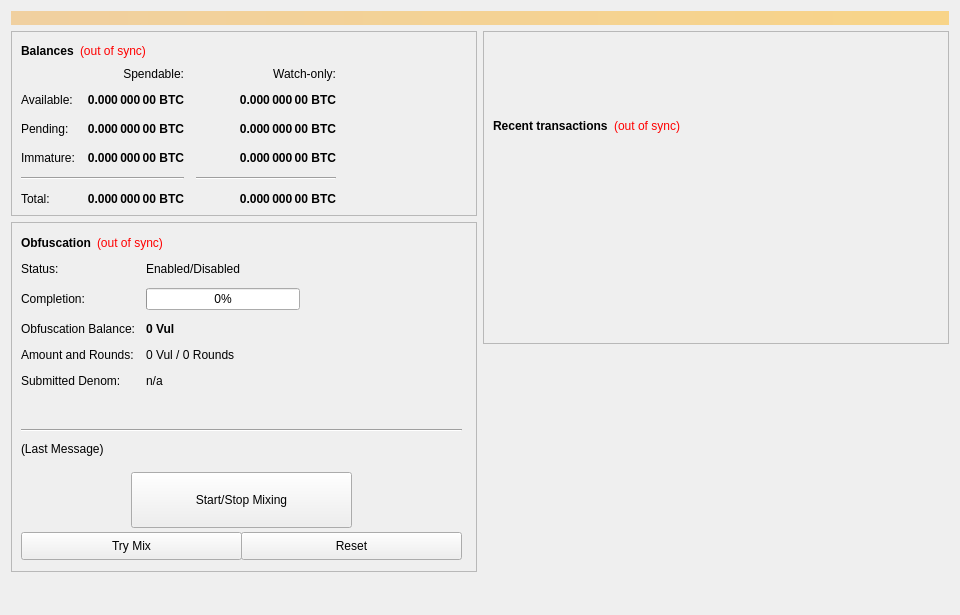
<?xml version="1.0" encoding="UTF-8"?>
<ui version="4.0">
 <class>OverviewPage</class>
 <widget class="QWidget" name="OverviewPage">
  <property name="geometry">
   <rect>
    <x>0</x>
    <y>0</y>
    <width>960</width>
    <height>615</height>
   </rect>
  </property>
  <property name="minimumSize">
   <size>
    <width>960</width>
    <height>0</height>
   </size>
  </property>
  <property name="windowTitle">
   <string>Form</string>
  </property>
  <layout class="QVBoxLayout" name="topLayout">
   <item>
    <widget class="QLabel" name="labelAlerts">
     <property name="visible">
      <bool>false</bool>
     </property>
     <property name="styleSheet">
      <string notr="true">background-color: qlineargradient(x1: 0, y1: 0, x2: 1, y2: 0, stop:0 #F0D0A0, stop:1 #F8D488); color:#000000;</string>
     </property>
     <property name="wordWrap">
      <bool>true</bool>
     </property>
     <property name="margin">
      <number>3</number>
     </property>
    </widget>
   </item>
   <item>
    <layout class="QHBoxLayout" name="horizontalLayout" stretch="1,1">
     <item>
      <layout class="QVBoxLayout" name="verticalLayout_2">
       <item>
        <widget class="QFrame" name="frame">
         <property name="frameShape">
          <enum>QFrame::StyledPanel</enum>
         </property>
         <property name="frameShadow">
          <enum>QFrame::Raised</enum>
         </property>
         <layout class="QVBoxLayout" name="verticalLayout_4">
          <item>
           <layout class="QHBoxLayout" name="horizontalLayout_4">
            <item>
             <widget class="QLabel" name="label_5">
              <property name="font">
               <font>
                <weight>75</weight>
                <bold>true</bold>
               </font>
              </property>
              <property name="text">
               <string>Balances</string>
              </property>
             </widget>
            </item>
            <item>
             <widget class="QLabel" name="labelWalletStatus">
              <property name="cursor">
               <cursorShape>WhatsThisCursor</cursorShape>
              </property>
              <property name="toolTip">
               <string>The displayed information may be out of date. Your wallet automatically synchronizes with the VUL network after a connection is established, but this process has not completed yet.</string>
              </property>
              <property name="styleSheet">
               <string notr="true">QLabel { color: red; }</string>
              </property>
              <property name="text">
               <string notr="true">(out of sync)</string>
              </property>
              <property name="alignment">
               <set>Qt::AlignLeading|Qt::AlignLeft|Qt::AlignVCenter</set>
              </property>
             </widget>
            </item>
            <item>
             <spacer name="horizontalSpacer_3">
              <property name="orientation">
               <enum>Qt::Horizontal</enum>
              </property>
              <property name="sizeHint" stdset="0">
               <size>
                <width>40</width>
                <height>20</height>
               </size>
              </property>
             </spacer>
            </item>
           </layout>
          </item>
          <item>
           <layout class="QGridLayout" name="gridLayout">
            <property name="spacing">
             <number>12</number>
            </property>
            <item row="2" column="2">
             <widget class="QLabel" name="labelWatchPending">
              <property name="font">
               <font>
                <weight>75</weight>
                <bold>true</bold>
               </font>
              </property>
              <property name="cursor">
               <cursorShape>IBeamCursor</cursorShape>
              </property>
              <property name="toolTip">
               <string>Unconfirmed transactions to watch-only addresses</string>
              </property>
              <property name="text">
               <string notr="true">0.000 000 00 BTC</string>
              </property>
              <property name="alignment">
               <set>Qt::AlignRight|Qt::AlignTrailing|Qt::AlignVCenter</set>
              </property>
              <property name="textInteractionFlags">
               <set>Qt::LinksAccessibleByMouse|Qt::TextSelectableByKeyboard|Qt::TextSelectableByMouse</set>
              </property>
             </widget>
            </item>
            <item row="2" column="1">
             <widget class="QLabel" name="labelUnconfirmed">
              <property name="font">
               <font>
                <weight>75</weight>
                <bold>true</bold>
               </font>
              </property>
              <property name="cursor">
               <cursorShape>IBeamCursor</cursorShape>
              </property>
              <property name="toolTip">
               <string>Total of transactions that have yet to be confirmed, and do not yet count toward the spendable balance</string>
              </property>
              <property name="text">
               <string notr="true">0.000 000 00 BTC</string>
              </property>
              <property name="alignment">
               <set>Qt::AlignRight|Qt::AlignTrailing|Qt::AlignVCenter</set>
              </property>
              <property name="textInteractionFlags">
               <set>Qt::LinksAccessibleByMouse|Qt::TextSelectableByKeyboard|Qt::TextSelectableByMouse</set>
              </property>
             </widget>
            </item>
            <item row="3" column="2">
             <widget class="QLabel" name="labelWatchImmature">
              <property name="font">
               <font>
                <weight>75</weight>
                <bold>true</bold>
               </font>
              </property>
              <property name="cursor">
               <cursorShape>IBeamCursor</cursorShape>
              </property>
              <property name="toolTip">
               <string>Staked or masternode rewards in watch-only addresses that has not yet matured</string>
              </property>
              <property name="text">
               <string notr="true">0.000 000 00 BTC</string>
              </property>
              <property name="alignment">
               <set>Qt::AlignRight|Qt::AlignTrailing|Qt::AlignVCenter</set>
              </property>
              <property name="textInteractionFlags">
               <set>Qt::LinksAccessibleByMouse|Qt::TextSelectableByKeyboard|Qt::TextSelectableByMouse</set>
              </property>
             </widget>
            </item>
            <item row="4" column="0" colspan="2">
             <widget class="Line" name="lineSpendableBalance">
              <property name="orientation">
               <enum>Qt::Horizontal</enum>
              </property>
             </widget>
            </item>
            <item row="4" column="2">
             <widget class="Line" name="lineWatchBalance">
              <property name="sizePolicy">
               <sizepolicy hsizetype="Preferred" vsizetype="Fixed">
                <horstretch>0</horstretch>
                <verstretch>0</verstretch>
               </sizepolicy>
              </property>
              <property name="minimumSize">
               <size>
                <width>140</width>
                <height>0</height>
               </size>
              </property>
              <property name="orientation">
               <enum>Qt::Horizontal</enum>
              </property>
             </widget>
            </item>
            <item row="5" column="0">
             <widget class="QLabel" name="labelTotalText">
              <property name="text">
               <string>Total:</string>
              </property>
             </widget>
            </item>
            <item row="3" column="1">
             <widget class="QLabel" name="labelImmature">
              <property name="font">
               <font>
                <weight>75</weight>
                <bold>true</bold>
               </font>
              </property>
              <property name="cursor">
               <cursorShape>IBeamCursor</cursorShape>
              </property>
              <property name="toolTip">
               <string>Staked or masternode rewards that has not yet matured</string>
              </property>
              <property name="text">
               <string notr="true">0.000 000 00 BTC</string>
              </property>
              <property name="alignment">
               <set>Qt::AlignRight|Qt::AlignTrailing|Qt::AlignVCenter</set>
              </property>
              <property name="textInteractionFlags">
               <set>Qt::LinksAccessibleByMouse|Qt::TextSelectableByKeyboard|Qt::TextSelectableByMouse</set>
              </property>
             </widget>
            </item>
            <item row="2" column="3">
             <spacer name="horizontalSpacer_2">
              <property name="orientation">
               <enum>Qt::Horizontal</enum>
              </property>
              <property name="sizeHint" stdset="0">
               <size>
                <width>40</width>
                <height>20</height>
               </size>
              </property>
             </spacer>
            </item>
            <item row="3" column="0">
             <widget class="QLabel" name="labelImmatureText">
              <property name="text">
               <string>Immature:</string>
              </property>
             </widget>
            </item>
            <item row="5" column="1">
             <widget class="QLabel" name="labelTotal">
              <property name="font">
               <font>
                <weight>75</weight>
                <bold>true</bold>
               </font>
              </property>
              <property name="cursor">
               <cursorShape>IBeamCursor</cursorShape>
              </property>
              <property name="toolTip">
               <string>Your current total balance</string>
              </property>
              <property name="text">
               <string notr="true">0.000 000 00 BTC</string>
              </property>
              <property name="alignment">
               <set>Qt::AlignRight|Qt::AlignTrailing|Qt::AlignVCenter</set>
              </property>
              <property name="textInteractionFlags">
               <set>Qt::LinksAccessibleByMouse|Qt::TextSelectableByKeyboard|Qt::TextSelectableByMouse</set>
              </property>
             </widget>
            </item>
            <item row="5" column="2">
             <widget class="QLabel" name="labelWatchTotal">
              <property name="font">
               <font>
                <weight>75</weight>
                <bold>true</bold>
               </font>
              </property>
              <property name="cursor">
               <cursorShape>IBeamCursor</cursorShape>
              </property>
              <property name="toolTip">
               <string>Current total balance in watch-only addresses</string>
              </property>
              <property name="text">
               <string notr="true">0.000 000 00 BTC</string>
              </property>
              <property name="alignment">
               <set>Qt::AlignRight|Qt::AlignTrailing|Qt::AlignVCenter</set>
              </property>
              <property name="textInteractionFlags">
               <set>Qt::LinksAccessibleByMouse|Qt::TextSelectableByKeyboard|Qt::TextSelectableByMouse</set>
              </property>
             </widget>
            </item>
            <item row="0" column="2">
             <widget class="QLabel" name="labelWatchonly">
              <property name="text">
               <string>Watch-only:</string>
              </property>
              <property name="alignment">
               <set>Qt::AlignRight|Qt::AlignTrailing|Qt::AlignVCenter</set>
              </property>
             </widget>
            </item>
            <item row="1" column="0">
             <widget class="QLabel" name="labelBalanceText">
              <property name="text">
               <string>Available:</string>
              </property>
             </widget>
            </item>
            <item row="1" column="1">
             <widget class="QLabel" name="labelBalance">
              <property name="font">
               <font>
                <weight>75</weight>
                <bold>true</bold>
               </font>
              </property>
              <property name="cursor">
               <cursorShape>IBeamCursor</cursorShape>
              </property>
              <property name="toolTip">
               <string>Your current spendable balance</string>
              </property>
              <property name="text">
               <string notr="true">0.000 000 00 BTC</string>
              </property>
              <property name="alignment">
               <set>Qt::AlignRight|Qt::AlignTrailing|Qt::AlignVCenter</set>
              </property>
              <property name="textInteractionFlags">
               <set>Qt::LinksAccessibleByMouse|Qt::TextSelectableByKeyboard|Qt::TextSelectableByMouse</set>
              </property>
             </widget>
            </item>
            <item row="1" column="2">
             <widget class="QLabel" name="labelWatchAvailable">
              <property name="font">
               <font>
                <weight>75</weight>
                <bold>true</bold>
               </font>
              </property>
              <property name="cursor">
               <cursorShape>IBeamCursor</cursorShape>
              </property>
              <property name="toolTip">
               <string>Your current balance in watch-only addresses</string>
              </property>
              <property name="text">
               <string notr="true">0.000 000 00 BTC</string>
              </property>
              <property name="alignment">
               <set>Qt::AlignRight|Qt::AlignTrailing|Qt::AlignVCenter</set>
              </property>
              <property name="textInteractionFlags">
               <set>Qt::LinksAccessibleByMouse|Qt::TextSelectableByKeyboard|Qt::TextSelectableByMouse</set>
              </property>
             </widget>
            </item>
            <item row="2" column="0">
             <widget class="QLabel" name="labelPendingText">
              <property name="text">
               <string>Pending:</string>
              </property>
             </widget>
            </item>
            <item row="0" column="1">
             <widget class="QLabel" name="labelSpendable">
              <property name="text">
               <string>Spendable:</string>
              </property>
              <property name="alignment">
               <set>Qt::AlignRight|Qt::AlignTrailing|Qt::AlignVCenter</set>
              </property>
             </widget>
            </item>
           </layout>
          </item>
         </layout>
        </widget>
       </item>
       <item>
        <widget class="QFrame" name="frameObfuscation">
         <property name="minimumSize">
          <size>
           <width>0</width>
           <height>350</height>
          </size>
         </property>
         <property name="layoutDirection">
          <enum>Qt::LeftToRight</enum>
         </property>
         <property name="frameShape">
          <enum>QFrame::StyledPanel</enum>
         </property>
         <property name="frameShadow">
          <enum>QFrame::Raised</enum>
         </property>
         <widget class="QWidget" name="formLayoutWidget">
          <property name="geometry">
           <rect>
            <x>10</x>
            <y>40</y>
            <width>451</width>
            <height>161</height>
           </rect>
          </property>
          <layout class="QFormLayout" name="formLayout">
           <property name="fieldGrowthPolicy">
            <enum>QFormLayout::AllNonFixedFieldsGrow</enum>
           </property>
           <property name="horizontalSpacing">
            <number>11</number>
           </property>
           <property name="verticalSpacing">
            <number>12</number>
           </property>
           <item row="0" column="0">
            <widget class="QLabel" name="label_6">
             <property name="text">
              <string>Status:</string>
             </property>
            </widget>
           </item>
           <item row="1" column="0">
            <widget class="QLabel" name="label_7">
             <property name="text">
              <string>Completion:</string>
             </property>
            </widget>
           </item>
           <item row="1" column="1">
            <widget class="QProgressBar" name="obfuscationProgress">
             <property name="maximumSize">
              <size>
               <width>154</width>
               <height>16777215</height>
              </size>
             </property>
             <property name="value">
              <number>0</number>
             </property>
            </widget>
           </item>
           <item row="2" column="0">
            <widget class="QLabel" name="labelAnonymizedText">
             <property name="text">
              <string>Obfuscation Balance:</string>
             </property>
            </widget>
           </item>
           <item row="2" column="1">
            <widget class="QLabel" name="labelAnonymized">
             <property name="font">
              <font>
               <weight>75</weight>
               <bold>true</bold>
              </font>
             </property>
             <property name="text">
              <string notr="true">0 Vul</string>
             </property>
            </widget>
           </item>
           <item row="3" column="0">
            <widget class="QLabel" name="label_8">
             <property name="text">
              <string>Amount and Rounds:</string>
             </property>
            </widget>
           </item>
           <item row="3" column="1">
            <widget class="QLabel" name="labelAmountRounds">
             <property name="text">
              <string>0 Vul / 0 Rounds</string>
             </property>
            </widget>
           </item>
           <item row="4" column="0">
            <widget class="QLabel" name="label_9">
             <property name="text">
              <string>Submitted Denom:</string>
             </property>
            </widget>
           </item>
           <item row="4" column="1">
            <widget class="QLabel" name="labelSubmittedDenom">
             <property name="toolTip">
              <string>The denominations you submitted to the Masternode.&lt;br&gt;To mix, other users must submit the exact same denominations.</string>
             </property>
             <property name="text">
              <string>n/a</string>
             </property>
            </widget>
           </item>
           <item row="0" column="1">
            <widget class="QLabel" name="obfuscationEnabled">
             <property name="text">
              <string>Enabled/Disabled</string>
             </property>
            </widget>
           </item>
          </layout>
         </widget>
         <widget class="QPushButton" name="runAutoDenom">
          <property name="geometry">
           <rect>
            <x>251</x>
            <y>17</y>
            <width>1</width>
            <height>1</height>
           </rect>
          </property>
          <property name="palette">
           <palette>
            <active>
             <colorrole role="WindowText">
              <brush brushstyle="SolidPattern">
               <color alpha="255">
                <red>0</red>
                <green>0</green>
                <blue>0</blue>
               </color>
              </brush>
             </colorrole>
             <colorrole role="Button">
              <brush brushstyle="SolidPattern">
               <color alpha="255">
                <red>239</red>
                <green>238</green>
                <blue>238</blue>
               </color>
              </brush>
             </colorrole>
             <colorrole role="Light">
              <brush brushstyle="SolidPattern">
               <color alpha="255">
                <red>255</red>
                <green>255</green>
                <blue>255</blue>
               </color>
              </brush>
             </colorrole>
             <colorrole role="Midlight">
              <brush brushstyle="SolidPattern">
               <color alpha="255">
                <red>247</red>
                <green>246</green>
                <blue>246</blue>
               </color>
              </brush>
             </colorrole>
             <colorrole role="Dark">
              <brush brushstyle="SolidPattern">
               <color alpha="255">
                <red>119</red>
                <green>119</green>
                <blue>119</blue>
               </color>
              </brush>
             </colorrole>
             <colorrole role="Mid">
              <brush brushstyle="SolidPattern">
               <color alpha="255">
                <red>159</red>
                <green>159</green>
                <blue>159</blue>
               </color>
              </brush>
             </colorrole>
             <colorrole role="Text">
              <brush brushstyle="SolidPattern">
               <color alpha="255">
                <red>0</red>
                <green>0</green>
                <blue>0</blue>
               </color>
              </brush>
             </colorrole>
             <colorrole role="BrightText">
              <brush brushstyle="SolidPattern">
               <color alpha="255">
                <red>255</red>
                <green>255</green>
                <blue>255</blue>
               </color>
              </brush>
             </colorrole>
             <colorrole role="ButtonText">
              <brush brushstyle="SolidPattern">
               <color alpha="255">
                <red>0</red>
                <green>0</green>
                <blue>0</blue>
               </color>
              </brush>
             </colorrole>
             <colorrole role="Base">
              <brush brushstyle="SolidPattern">
               <color alpha="255">
                <red>255</red>
                <green>255</green>
                <blue>255</blue>
               </color>
              </brush>
             </colorrole>
             <colorrole role="Window">
              <brush brushstyle="SolidPattern">
               <color alpha="255">
                <red>239</red>
                <green>238</green>
                <blue>238</blue>
               </color>
              </brush>
             </colorrole>
             <colorrole role="Shadow">
              <brush brushstyle="SolidPattern">
               <color alpha="255">
                <red>0</red>
                <green>0</green>
                <blue>0</blue>
               </color>
              </brush>
             </colorrole>
             <colorrole role="AlternateBase">
              <brush brushstyle="SolidPattern">
               <color alpha="255">
                <red>247</red>
                <green>246</green>
                <blue>246</blue>
               </color>
              </brush>
             </colorrole>
             <colorrole role="ToolTipBase">
              <brush brushstyle="SolidPattern">
               <color alpha="255">
                <red>255</red>
                <green>255</green>
                <blue>220</blue>
               </color>
              </brush>
             </colorrole>
             <colorrole role="ToolTipText">
              <brush brushstyle="SolidPattern">
               <color alpha="255">
                <red>0</red>
                <green>0</green>
                <blue>0</blue>
               </color>
              </brush>
             </colorrole>
            </active>
            <inactive>
             <colorrole role="WindowText">
              <brush brushstyle="SolidPattern">
               <color alpha="255">
                <red>0</red>
                <green>0</green>
                <blue>0</blue>
               </color>
              </brush>
             </colorrole>
             <colorrole role="Button">
              <brush brushstyle="SolidPattern">
               <color alpha="255">
                <red>239</red>
                <green>238</green>
                <blue>238</blue>
               </color>
              </brush>
             </colorrole>
             <colorrole role="Light">
              <brush brushstyle="SolidPattern">
               <color alpha="255">
                <red>255</red>
                <green>255</green>
                <blue>255</blue>
               </color>
              </brush>
             </colorrole>
             <colorrole role="Midlight">
              <brush brushstyle="SolidPattern">
               <color alpha="255">
                <red>247</red>
                <green>246</green>
                <blue>246</blue>
               </color>
              </brush>
             </colorrole>
             <colorrole role="Dark">
              <brush brushstyle="SolidPattern">
               <color alpha="255">
                <red>119</red>
                <green>119</green>
                <blue>119</blue>
               </color>
              </brush>
             </colorrole>
             <colorrole role="Mid">
              <brush brushstyle="SolidPattern">
               <color alpha="255">
                <red>159</red>
                <green>159</green>
                <blue>159</blue>
               </color>
              </brush>
             </colorrole>
             <colorrole role="Text">
              <brush brushstyle="SolidPattern">
               <color alpha="255">
                <red>0</red>
                <green>0</green>
                <blue>0</blue>
               </color>
              </brush>
             </colorrole>
             <colorrole role="BrightText">
              <brush brushstyle="SolidPattern">
               <color alpha="255">
                <red>255</red>
                <green>255</green>
                <blue>255</blue>
               </color>
              </brush>
             </colorrole>
             <colorrole role="ButtonText">
              <brush brushstyle="SolidPattern">
               <color alpha="255">
                <red>0</red>
                <green>0</green>
                <blue>0</blue>
               </color>
              </brush>
             </colorrole>
             <colorrole role="Base">
              <brush brushstyle="SolidPattern">
               <color alpha="255">
                <red>255</red>
                <green>255</green>
                <blue>255</blue>
               </color>
              </brush>
             </colorrole>
             <colorrole role="Window">
              <brush brushstyle="SolidPattern">
               <color alpha="255">
                <red>239</red>
                <green>238</green>
                <blue>238</blue>
               </color>
              </brush>
             </colorrole>
             <colorrole role="Shadow">
              <brush brushstyle="SolidPattern">
               <color alpha="255">
                <red>0</red>
                <green>0</green>
                <blue>0</blue>
               </color>
              </brush>
             </colorrole>
             <colorrole role="AlternateBase">
              <brush brushstyle="SolidPattern">
               <color alpha="255">
                <red>247</red>
                <green>246</green>
                <blue>246</blue>
               </color>
              </brush>
             </colorrole>
             <colorrole role="ToolTipBase">
              <brush brushstyle="SolidPattern">
               <color alpha="255">
                <red>255</red>
                <green>255</green>
                <blue>220</blue>
               </color>
              </brush>
             </colorrole>
             <colorrole role="ToolTipText">
              <brush brushstyle="SolidPattern">
               <color alpha="255">
                <red>0</red>
                <green>0</green>
                <blue>0</blue>
               </color>
              </brush>
             </colorrole>
            </inactive>
            <disabled>
             <colorrole role="WindowText">
              <brush brushstyle="SolidPattern">
               <color alpha="255">
                <red>119</red>
                <green>119</green>
                <blue>119</blue>
               </color>
              </brush>
             </colorrole>
             <colorrole role="Button">
              <brush brushstyle="SolidPattern">
               <color alpha="255">
                <red>239</red>
                <green>238</green>
                <blue>238</blue>
               </color>
              </brush>
             </colorrole>
             <colorrole role="Light">
              <brush brushstyle="SolidPattern">
               <color alpha="255">
                <red>255</red>
                <green>255</green>
                <blue>255</blue>
               </color>
              </brush>
             </colorrole>
             <colorrole role="Midlight">
              <brush brushstyle="SolidPattern">
               <color alpha="255">
                <red>247</red>
                <green>246</green>
                <blue>246</blue>
               </color>
              </brush>
             </colorrole>
             <colorrole role="Dark">
              <brush brushstyle="SolidPattern">
               <color alpha="255">
                <red>119</red>
                <green>119</green>
                <blue>119</blue>
               </color>
              </brush>
             </colorrole>
             <colorrole role="Mid">
              <brush brushstyle="SolidPattern">
               <color alpha="255">
                <red>159</red>
                <green>159</green>
                <blue>159</blue>
               </color>
              </brush>
             </colorrole>
             <colorrole role="Text">
              <brush brushstyle="SolidPattern">
               <color alpha="255">
                <red>119</red>
                <green>119</green>
                <blue>119</blue>
               </color>
              </brush>
             </colorrole>
             <colorrole role="BrightText">
              <brush brushstyle="SolidPattern">
               <color alpha="255">
                <red>255</red>
                <green>255</green>
                <blue>255</blue>
               </color>
              </brush>
             </colorrole>
             <colorrole role="ButtonText">
              <brush brushstyle="SolidPattern">
               <color alpha="255">
                <red>119</red>
                <green>119</green>
                <blue>119</blue>
               </color>
              </brush>
             </colorrole>
             <colorrole role="Base">
              <brush brushstyle="SolidPattern">
               <color alpha="255">
                <red>239</red>
                <green>238</green>
                <blue>238</blue>
               </color>
              </brush>
             </colorrole>
             <colorrole role="Window">
              <brush brushstyle="SolidPattern">
               <color alpha="255">
                <red>239</red>
                <green>238</green>
                <blue>238</blue>
               </color>
              </brush>
             </colorrole>
             <colorrole role="Shadow">
              <brush brushstyle="SolidPattern">
               <color alpha="255">
                <red>0</red>
                <green>0</green>
                <blue>0</blue>
               </color>
              </brush>
             </colorrole>
             <colorrole role="AlternateBase">
              <brush brushstyle="SolidPattern">
               <color alpha="255">
                <red>239</red>
                <green>238</green>
                <blue>238</blue>
               </color>
              </brush>
             </colorrole>
             <colorrole role="ToolTipBase">
              <brush brushstyle="SolidPattern">
               <color alpha="255">
                <red>255</red>
                <green>255</green>
                <blue>220</blue>
               </color>
              </brush>
             </colorrole>
             <colorrole role="ToolTipText">
              <brush brushstyle="SolidPattern">
               <color alpha="255">
                <red>0</red>
                <green>0</green>
                <blue>0</blue>
               </color>
              </brush>
             </colorrole>
            </disabled>
           </palette>
          </property>
          <property name="focusPolicy">
           <enum>Qt::NoFocus</enum>
          </property>
          <property name="autoFillBackground">
           <bool>true</bool>
          </property>
          <property name="text">
           <string/>
          </property>
          <property name="flat">
           <bool>true</bool>
          </property>
         </widget>
         <widget class="QPushButton" name="toggleObfuscation">
          <property name="geometry">
           <rect>
            <x>120</x>
            <y>250</y>
            <width>221</width>
            <height>56</height>
           </rect>
          </property>
          <property name="sizePolicy">
           <sizepolicy hsizetype="MinimumExpanding" vsizetype="Fixed">
            <horstretch>0</horstretch>
            <verstretch>0</verstretch>
           </sizepolicy>
          </property>
          <property name="text">
           <string>Start/Stop Mixing</string>
          </property>
         </widget>
         <widget class="Line" name="lineLastMessage">
          <property name="geometry">
           <rect>
            <x>10</x>
            <y>200</y>
            <width>441</width>
            <height>16</height>
           </rect>
          </property>
          <property name="orientation">
           <enum>Qt::Horizontal</enum>
          </property>
         </widget>
         <widget class="QLabel" name="obfuscationStatus">
          <property name="geometry">
           <rect>
            <x>10</x>
            <y>220</y>
            <width>451</width>
            <height>61</height>
           </rect>
          </property>
          <property name="minimumSize">
           <size>
            <width>288</width>
            <height>43</height>
           </size>
          </property>
          <property name="text">
           <string>(Last Message)</string>
          </property>
          <property name="alignment">
           <set>Qt::AlignLeading|Qt::AlignLeft|Qt::AlignTop</set>
          </property>
          <property name="wordWrap">
           <bool>true</bool>
          </property>
         </widget>
         <widget class="QPushButton" name="obfuscationAuto">
          <property name="geometry">
           <rect>
            <x>10</x>
            <y>310</y>
            <width>221</width>
            <height>28</height>
           </rect>
          </property>
          <property name="sizePolicy">
           <sizepolicy hsizetype="MinimumExpanding" vsizetype="Fixed">
            <horstretch>0</horstretch>
            <verstretch>0</verstretch>
           </sizepolicy>
          </property>
          <property name="toolTip">
           <string>Try to manually submit a Obfuscation request.</string>
          </property>
          <property name="text">
           <string>Try Mix</string>
          </property>
         </widget>
         <widget class="QPushButton" name="obfuscationReset">
          <property name="geometry">
           <rect>
            <x>230</x>
            <y>310</y>
            <width>221</width>
            <height>28</height>
           </rect>
          </property>
          <property name="sizePolicy">
           <sizepolicy hsizetype="MinimumExpanding" vsizetype="Fixed">
            <horstretch>0</horstretch>
            <verstretch>0</verstretch>
           </sizepolicy>
          </property>
          <property name="toolTip">
           <string>Reset the current status of Obfuscation (can interrupt Obfuscation if it's in the process of Mixing, which can cost you money!)</string>
          </property>
          <property name="autoFillBackground">
           <bool>false</bool>
          </property>
          <property name="text">
           <string>Reset</string>
          </property>
         </widget>
         <widget class="QWidget" name="layoutWidget">
          <property name="geometry">
           <rect>
            <x>10</x>
            <y>10</y>
            <width>431</width>
            <height>22</height>
           </rect>
          </property>
          <layout class="QHBoxLayout" name="horizontalLayout_5">
           <item>
            <widget class="QLabel" name="label_2">
             <property name="font">
              <font>
               <weight>75</weight>
               <bold>true</bold>
              </font>
             </property>
             <property name="text">
              <string>Obfuscation</string>
             </property>
            </widget>
           </item>
           <item>
            <widget class="QLabel" name="labelObfuscationSyncStatus">
             <property name="toolTip">
              <string>The displayed information may be out of date. Your wallet automatically synchronizes with the VUL network after a connection is established, but this process has not completed yet.</string>
             </property>
             <property name="styleSheet">
              <string notr="true">QLabel { color: red; }</string>
             </property>
             <property name="text">
              <string notr="true">(out of sync)</string>
             </property>
             <property name="alignment">
              <set>Qt::AlignLeading|Qt::AlignLeft|Qt::AlignVCenter</set>
             </property>
            </widget>
           </item>
           <item>
            <spacer name="horizontalSpacer_4">
             <property name="orientation">
              <enum>Qt::Horizontal</enum>
             </property>
             <property name="sizeHint" stdset="0">
              <size>
               <width>40</width>
               <height>20</height>
              </size>
             </property>
            </spacer>
           </item>
          </layout>
         </widget>
        </widget>
       </item>
       <item>
        <spacer name="verticalSpacer">
         <property name="orientation">
          <enum>Qt::Vertical</enum>
         </property>
         <property name="sizeHint" stdset="0">
          <size>
           <width>20</width>
           <height>40</height>
          </size>
         </property>
        </spacer>
       </item>
      </layout>
     </item>
     <item>
      <layout class="QVBoxLayout" name="verticalLayout_3">
       <item>
        <widget class="QFrame" name="frame_2">
         <property name="frameShape">
          <enum>QFrame::StyledPanel</enum>
         </property>
         <property name="frameShadow">
          <enum>QFrame::Raised</enum>
         </property>
         <layout class="QVBoxLayout" name="verticalLayout">
          <item>
           <spacer name="verticalSpacer_3">
            <property name="orientation">
             <enum>Qt::Vertical</enum>
            </property>
            <property name="sizeType">
             <enum>QSizePolicy::Fixed</enum>
            </property>
            <property name="sizeHint" stdset="0">
             <size>
              <width>20</width>
              <height>75</height>
             </size>
            </property>
           </spacer>
          </item>
          <item>
           <layout class="QHBoxLayout" name="horizontalLayout_2">
            <item>
             <widget class="QLabel" name="label_4">
              <property name="font">
               <font>
                <weight>75</weight>
                <bold>true</bold>
               </font>
              </property>
              <property name="text">
               <string>Recent transactions</string>
              </property>
             </widget>
            </item>
            <item>
             <widget class="QLabel" name="labelTransactionsStatus">
              <property name="cursor">
               <cursorShape>WhatsThisCursor</cursorShape>
              </property>
              <property name="toolTip">
               <string>The displayed information may be out of date. Your wallet automatically synchronizes with the VUL network after a connection is established, but this process has not completed yet.</string>
              </property>
              <property name="styleSheet">
               <string notr="true">QLabel { color: red; }</string>
              </property>
              <property name="text">
               <string notr="true">(out of sync)</string>
              </property>
              <property name="alignment">
               <set>Qt::AlignRight|Qt::AlignTrailing|Qt::AlignVCenter</set>
              </property>
             </widget>
            </item>
            <item>
             <spacer name="horizontalSpacer">
              <property name="orientation">
               <enum>Qt::Horizontal</enum>
              </property>
              <property name="sizeHint" stdset="0">
               <size>
                <width>40</width>
                <height>20</height>
               </size>
              </property>
             </spacer>
            </item>
           </layout>
          </item>
          <item>
           <widget class="QListView" name="listTransactions">
            <property name="styleSheet">
             <string notr="true">QListView { background: transparent; }</string>
            </property>
            <property name="frameShape">
             <enum>QFrame::NoFrame</enum>
            </property>
            <property name="verticalScrollBarPolicy">
             <enum>Qt::ScrollBarAlwaysOff</enum>
            </property>
            <property name="horizontalScrollBarPolicy">
             <enum>Qt::ScrollBarAlwaysOff</enum>
            </property>
            <property name="selectionMode">
             <enum>QAbstractItemView::NoSelection</enum>
            </property>
           </widget>
          </item>
         </layout>
        </widget>
       </item>
       <item>
        <spacer name="verticalSpacer_2">
         <property name="orientation">
          <enum>Qt::Vertical</enum>
         </property>
         <property name="sizeType">
          <enum>QSizePolicy::Expanding</enum>
         </property>
         <property name="sizeHint" stdset="0">
          <size>
           <width>20</width>
           <height>40</height>
          </size>
         </property>
        </spacer>
       </item>
      </layout>
     </item>
    </layout>
   </item>
  </layout>
 </widget>
 <resources/>
 <connections/>
</ui>
